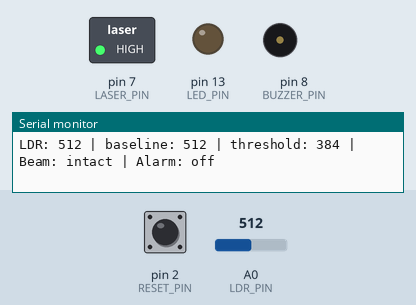
Recording of a sketch running on a simulated Arduino Uno, built with avr-gcc and run on an emulated ATmega328P. On the bench: switched loads named in the sketch (green lamp = pin HIGH), output pins drawn as LEDs (lit = HIGH), buzzer (waves = sounding), the last lines printed to the serial monitor. Dashed ring = blinking. The test bench sets the inputs (shaded band); at power-on: A0 (LDR_PIN) = 512, pin 2 (RESET_PIN) HIGH.

Above: at 2.8 s.
2.9 s: A0 (LDR_PIN) set to 392
4.4 s: A0 (LDR_PIN) set to 365
At 4.9 s:
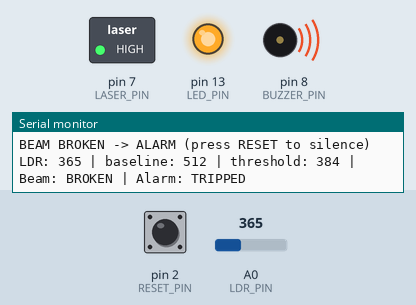
5.9 s: pin 2 (RESET_PIN) pulled LOW for 0.15 s
At 6.8 s:
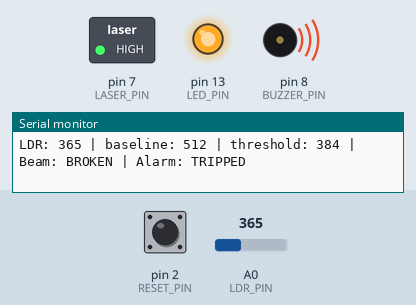
9.0 s: pin 2 (RESET_PIN) pulsed LOW 2 times (0.12 s each, 0.3 s apart)
At 9.17 s:
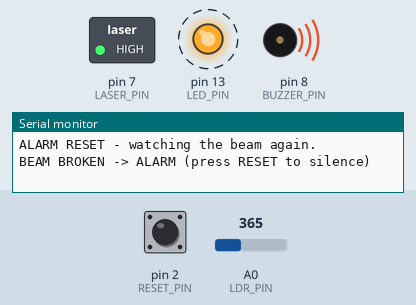
Timing chart, 0 to 12.0 s (numbered marks = the images above; inputs shaded):
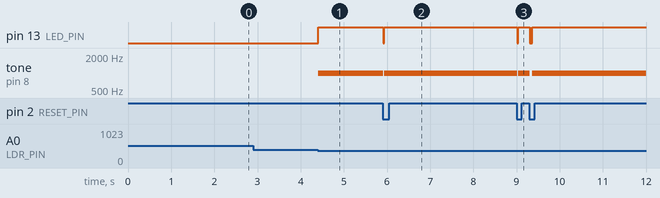

Measured:
- the behaviour switches between 384 and 383 on A0 (LDR_PIN) (found by bisection; images 0 and 1)
- after the input at 4.4 s, pin 13 (LED_PIN): LOW → HIGH at once; tone on pin 8 (BUZZER_PIN): silent → 1000 Hz at once
- after the input at 5.9 s, pin 13 (LED_PIN): HIGH → LOW at once, → HIGH 0.02 s later; tone on pin 8 (BUZZER_PIN): 1000 Hz → silent at once, → 1000 Hz 0.02 s later
- after the input at 9.0 s, pin 13 (LED_PIN): alternates HIGH for 0.26 s and LOW for 0.04 s, 4 changes in all, then stays HIGH, starting at once; tone on pin 8 (BUZZER_PIN): alternates 1000 Hz for 0.26 s and silent for 0.04 s, 4 changes in all, then stays 1000 Hz, starting at once

The sketch:

Laser-Tripwire-Alarm.ino
```cpp
// 090 - Laser Tripwire Alarm
// A laser beam shines across a doorway onto an LDR. As soon as the beam is
// broken the alarm latches on - buzzer and LED stay active until the reset
// button is pressed.
// Board: Arduino Uno
//
// LASER SAFETY - READ THIS FIRST:
//   * Never point the laser at anyone's eyes, human or animal.
//   * Never use a laser pointer or a laser above class 2 (< 1 mW) for this
//     project, and mount the beam at ankle or knee height across the doorway.
//   * Do not look directly into the beam while aligning it - aim it at the
//     LDR and check the alignment by watching the Serial readings instead.
//
// Wiring:
//   Laser module: + -> digital pin 7, - -> GND
//     (use a module with a built-in driver resistor; a bare diode needs one)
//   LDR voltage divider: 5V -> LDR -> analog pin A0 -> 10k ohm -> GND
//     More light on the LDR = higher reading (0-1023), so the alarm trips
//     when the reading FALLS below the calibrated threshold.
//   Piezo buzzer: (+) -> digital pin 8, (-) -> GND
//   Alarm LED: digital pin 13 -> 220 ohm -> LED -> GND
//     (the Uno's built-in LED on pin 13 works, no extra parts needed)
//   Reset push button: one leg -> digital pin 2, other leg -> GND
//     (pin 2 uses INPUT_PULLUP, so no external resistor is needed)
//
// CALIBRATION:
//   On start-up the laser is switched on, given half a second to settle and
//   then 100 readings are averaged to produce the BASELINE - that is the
//   value with the beam safely landing on the LDR. The threshold is set
//   DROP_PERCENT (25%) below that baseline, so blocking the beam makes the
//   reading collapse and triggers the alarm. Ambient light changes the
//   baseline, so press RESET while the alarm is silent (or send 'c' over
//   Serial) to calibrate again. Run calibration with the beam intact, i.e.
//   with nobody walking through the doorway.
//
// SAFETY: see the SAFETY NOTE in project_info.txt - this is a classroom
// prototype and must never be used as a real security or safety system.

// ---------------- Pin constants ----------------
const int LDR_PIN = A0;       // LDR divider analog input
const int LASER_PIN = 7;      // laser module power enable
const int BUZZER_PIN = 8;     // piezo alarm
const int LED_PIN = 13;       // alarm LED (on-board LED works)
const int RESET_PIN = 2;      // reset / recalibrate button (to GND)

// ---------------- Behaviour settings ----------------
const int DROP_PERCENT = 25;        // trip when reading falls this far below baseline
const int CALIBRATION_SAMPLES = 100;
const unsigned long CALIBRATION_DELAY_MS = 10;  // 100 samples x 10 ms = 1 second
const unsigned long LASER_SETTLE_MS = 500;      // warm-up time for the laser
const unsigned long DEBOUNCE_MS = 250;          // button debounce
const unsigned long PRINT_MS = 500;             // Serial heartbeat interval
const int ALARM_HZ = 1000;                      // continuous alarm pitch
const int BUTTON_PRESSED = LOW;                 // INPUT_PULLUP reads LOW when pressed
const int MIN_THRESHOLD = 10;                   // never aim the threshold at zero

// ---------------- State variables ----------------
int baseline = 0;        // average reading with the beam intact
int threshold = 0;       // reading below this = beam broken
bool tripped = false;    // latched alarm flag
bool resetWasDown = false;
unsigned long lastResetMs = 0;
unsigned long lastPrintMs = 0;

// Average 100 readings with the beam intact and set the trip threshold
void calibrate() {
  Serial.println("Calibrating: keep the beam on the LDR for 1 second...");

  digitalWrite(LASER_PIN, HIGH);
  delay(LASER_SETTLE_MS);   // let the laser brightness stabilise first

  long total = 0;
  for (int i = 0; i < CALIBRATION_SAMPLES; i++) {
    total += analogRead(LDR_PIN);
    delay(CALIBRATION_DELAY_MS);
  }
  baseline = (int)(total / CALIBRATION_SAMPLES);

  threshold = baseline - (baseline * DROP_PERCENT) / 100;
  if (threshold < MIN_THRESHOLD) threshold = MIN_THRESHOLD;

  Serial.print("Baseline: ");
  Serial.print(baseline);
  Serial.print(" | Threshold: ");
  Serial.println(threshold);
  Serial.println("Calibration done - watching the beam.");
}

void tripAlarm() {
  tripped = true;
  tone(BUZZER_PIN, ALARM_HZ);      // continuous tone, it latches on
  digitalWrite(LED_PIN, HIGH);
  Serial.println("BEAM BROKEN -> ALARM (press RESET to silence)");
}

void resetAlarm() {
  tripped = false;
  noTone(BUZZER_PIN);
  digitalWrite(LED_PIN, LOW);
  Serial.println("ALARM RESET - watching the beam again.");
}

void setup() {
  pinMode(LDR_PIN, INPUT);
  pinMode(LASER_PIN, OUTPUT);
  pinMode(BUZZER_PIN, OUTPUT);
  pinMode(LED_PIN, OUTPUT);
  pinMode(RESET_PIN, INPUT_PULLUP);

  digitalWrite(LED_PIN, LOW);
  digitalWrite(LASER_PIN, HIGH);   // beam on for the whole session

  Serial.begin(9600);
  Serial.println("090 - Laser Tripwire Alarm ready.");
  Serial.println("Send 'c' over Serial to recalibrate (only when not tripped).");

  calibrate();
}

void loop() {
  unsigned long now = millis();
  int reading = analogRead(LDR_PIN);

  // ----- 1. Trip when the reading falls below the threshold -----
  if (!tripped && reading < threshold) {
    tripAlarm();
  }

  // ----- 2. Reset / recalibrate button (debounced edge) -----
  bool resetDown = (digitalRead(RESET_PIN) == BUTTON_PRESSED);
  if (resetDown && !resetWasDown && (now - lastResetMs) >= DEBOUNCE_MS) {
    lastResetMs = now;
    resetWasDown = true;

    if (tripped) {
      resetAlarm();
    } else {
      calibrate();   // alarm is quiet, so take a fresh baseline
    }
  }
  if (!resetDown) resetWasDown = false;

  // ----- 3. Optional recalibrate command from the Serial Monitor -----
  if (Serial.available()) {
    char c = Serial.read();
    if (c == 'c' || c == 'C') {
      if (tripped) {
        Serial.println("Alarm is sounding - press RESET first.");
      } else {
        calibrate();
      }
    }
  }

  // ----- 4. Readings every 500 ms so the alignment can be tuned -----
  if (now - lastPrintMs >= PRINT_MS) {
    lastPrintMs = now;

    Serial.print("LDR: ");
    Serial.print(reading);
    Serial.print(" | baseline: ");
    Serial.print(baseline);
    Serial.print(" | threshold: ");
    Serial.print(threshold);
    Serial.print(" | Beam: ");
    Serial.print(reading < threshold ? "BROKEN" : "intact");
    Serial.print(" | Alarm: ");
    Serial.println(tripped ? "TRIPPED" : "off");
  }

  delay(20);
}
```
